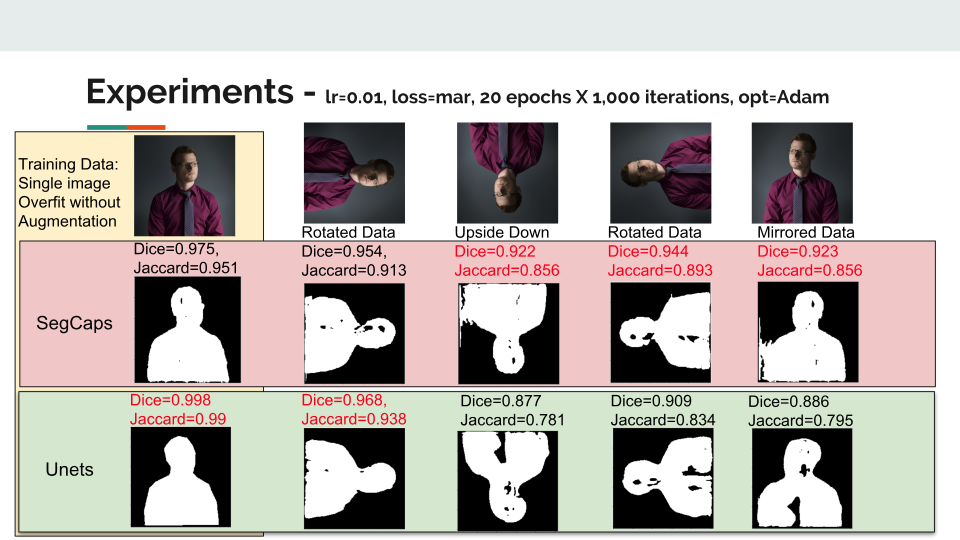
#> input picture imgs/overfit-test.png, 1920 x 1080 px (shown at 1/2 size)
$ python -i custom_data_aug.py   (imports and definitions only)
#> lines starting #> are read from the running program, lines starting #| are printed output that depends on the picture
#> further down, picture is the input picture: shape (1080, 1920, 3); mean B, G, R 178.6, 182.3, 188.7
'''
Capsules for Object Segmentation (SegCaps)
Original Paper by Rodney LaLonde and Ulas Bagci (https://arxiv.org/abs/1804.04241)
Code written by: Rodney LaLonde
If you use significant portions of this code or the ideas from our paper, please cite it :)
If you have any questions, please email me at lalonde@knights.ucf.edu.

This file contains the custom data augmentation functions.

=====

This program includes all data augmentation functions UNet, tiramisu, Capsule Nets (capsbasic) or SegCaps(segcapsr1 or segcapsr3).

@author: Cheng-Lin Li a.k.a. Clark

@copyright:  2018 Cheng-Lin Li@Insight AI. All rights reserved.

@license:    Licensed under the Apache License v2.0. http://www.apache.org/licenses/

@contact:    clark.cl.li@gmail.com

Enhancement:
    1. add image2float_array
    2. add image_resize2square: Convert any size of image file to 512 X 512 resolutions
    3. add image_enhance function to sifht image color space includes background color
    4. add process_image to wrap image color shifting and resize the resolutions
    5. add change_background_color to change mask background color of MS COCO files to black
    6. add convert_mask_data function to resize and change mask color to black
    7. add convert_img_data function to wrap process_image, normalized data, reshape to require dimension 3 or 4
'''

import numpy as np
import cv2
from scipy.ndimage.interpolation import map_coordinates

from keras.preprocessing.image import random_rotation, random_shift, random_zoom, random_shear


#start aumentado


#end aumentado

GRAYSCALE = True
RESOLUTION = 512
COCO_BACKGROUND = (68, 1, 84, 255)
MASK_BACKGROUND = (0,0,0,0)
DEFAULT_RGB_SCALE_FACTOR = 256000.0
DEFAULT_GRAY_SCALE_FACTOR = {np.uint8: 100.0,
                             np.uint16: 1000.0,
                             np.int32: DEFAULT_RGB_SCALE_FACTOR}

# Function to distort image
def elastic_transform(image, alpha=2000, sigma=40, alpha_affine=40, random_state=None):
#> called with alpha = 2000, sigma = 40, alpha_affine = 40
    if random_state is None:
        random_state = np.random.RandomState(None)

    shape = image.shape
#> shape = (1080, 1920, 3)
    shape_size = shape[:2]
#> shape_size = (1080, 1920)

    # Random affine
    center_square = np.float32(shape_size) // 2
#> center_square = [540, 960]
    square_size = min(shape_size) // 3
#> square_size = 360
    pts1 = np.float32([center_square + square_size, [center_square[0]+square_size, center_square[1]-square_size], center_square - square_size])
#> pts1 = [[900, 1320], [900, 600], [180, 600]]
    pts2 = pts1 + random_state.uniform(-alpha_affine, alpha_affine, size=pts1.shape).astype(np.float32)
    M = cv2.getAffineTransform(pts1, pts2)
    for i in range(shape[2]):
        image[:,:,i] = cv2.warpAffine(image[:,:,i], M, shape_size[::-1], borderMode=cv2.BORDER_REFLECT_101)
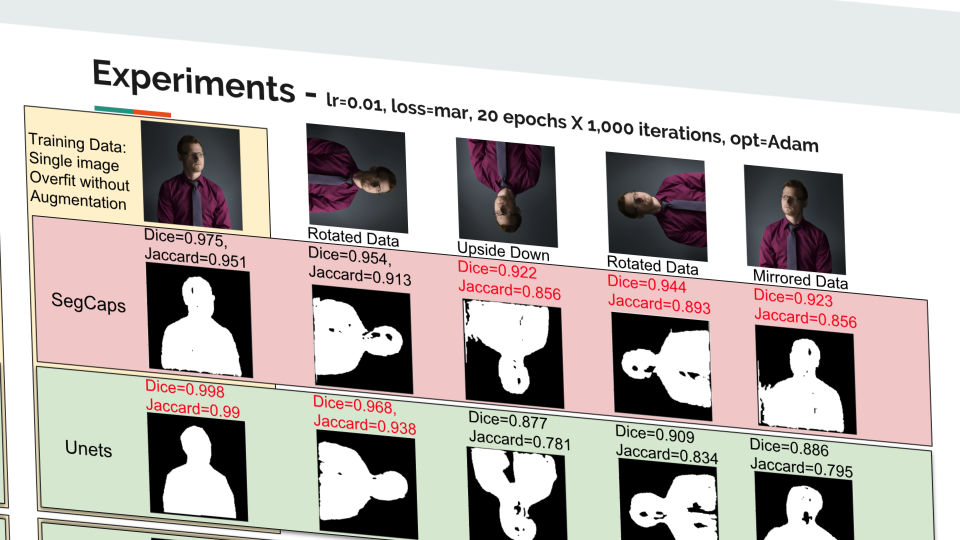
#> image: shape (1080, 1920, 3) (shown at 1/2 size); mean B, G, R 182.1, 185.5, 191.8
    image = image.reshape(shape)

    blur_size = int(4*sigma) | 1

    dx = cv2.GaussianBlur((random_state.rand(*shape_size) * 2 - 1), ksize=(blur_size, blur_size), sigmaX=sigma) * alpha
    dy = cv2.GaussianBlur((random_state.rand(*shape_size) * 2 - 1), ksize=(blur_size, blur_size), sigmaX=sigma) * alpha

    x, y = np.meshgrid(np.arange(shape[1]), np.arange(shape[0]))
    indices = np.reshape(y+dy, (-1, 1)), np.reshape(x+dx, (-1, 1))

    def_img = np.zeros_like(image)
    for i in range(shape[2]):
        def_img[:,:,i] = map_coordinates(image[:,:,i], indices, order=1).reshape(shape_size)
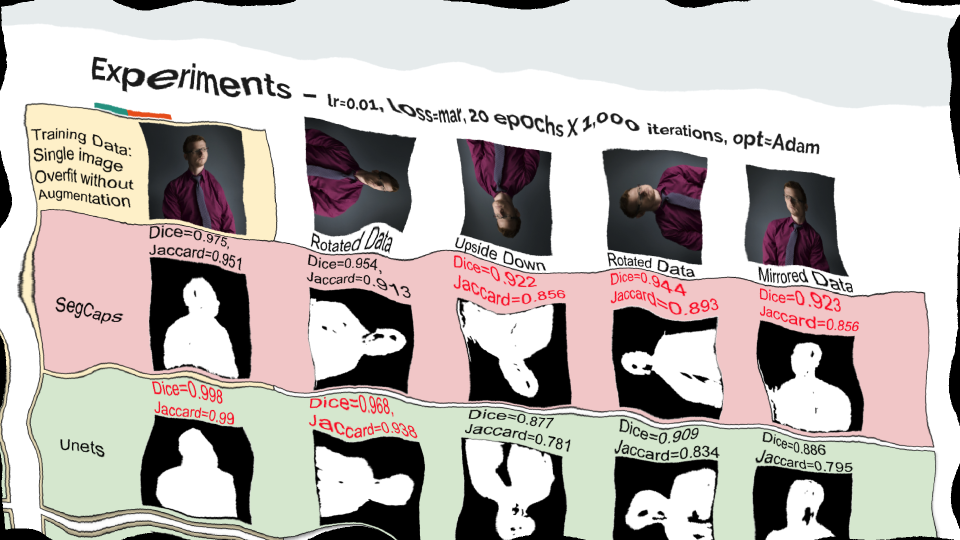
#> def_img: shape (1080, 1920, 3) (shown at 1/2 size); mean B, G, R 179.5, 182.8, 189.2

    return def_img


# [147 lines left out: functions salt_pepper_noise, flip_axis, image2float_array, image_resize2square, image_enhance, process_image and 1 more, not called in this run]

""" def convert_mask_data0(mask, resolution = RESOLUTION, from_background_color = COCO_BACKGROUND,
                       to_background_color = MASK_BACKGROUND):

    mask = image_resize2square(mask, resolution)

    mask = change_background_color(mask, from_background_color, to_background_color)
    if mask.ndim == 2:
        mask = np.expand_dims(mask, axis=2)  # Convierte (H,W) a (H,W,1)
    if GRAYSCALE == True:
        # Only need one channel for black and white
        mask = mask[:,:,:1]
    else:
        mask = mask[:,:,:1] # keep 3 channels for RGB. Remove alpha channel.

    mask[mask >= 1] = 1 # The mask. ie. class of Person
    mask[mask != 1] = 0 # Non Person / Background
    mask = mask.astype(np.uint8)
    return mask """
# [187 lines left out: functions convert_mask_data, convert_img_data, augmentImages, split_image_into_patches, split_image_into_patches_multisize, reconstruct_from_patches, not called in this run]

>>> import cv2
>>> picture = cv2.imread('../imgs/overfit-test.png')
>>> result = elastic_transform(picture)
